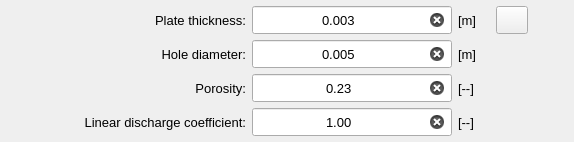
                   <widget class="QFrame" name="frame_7">
                    <property name="frameShape">
                     <enum>QFrame::NoFrame</enum>
                    </property>
                    <property name="frameShadow">
                     <enum>QFrame::Raised</enum>
                    </property>
                    <layout class="QGridLayout" name="gridLayout_9">
                     <property name="leftMargin">
                      <number>6</number>
                     </property>
                     <property name="topMargin">
                      <number>6</number>
                     </property>
                     <property name="rightMargin">
                      <number>6</number>
                     </property>
                     <property name="bottomMargin">
                      <number>6</number>
                     </property>
                     <property name="spacing">
                      <number>6</number>
                     </property>
                     <item row="2" column="1">
                      <widget class="QLabel" name="label_8">
                       <property name="minimumSize">
                        <size>
                         <width>200</width>
                         <height>0</height>
                        </size>
                       </property>
                       <property name="maximumSize">
                        <size>
                         <width>200</width>
                         <height>16777215</height>
                        </size>
                       </property>
                       <property name="font">
                        <font>
                         <pointsize>10</pointsize>
                        </font>
                       </property>
                       <property name="text">
                        <string>Hole diameter:</string>
                       </property>
                       <property name="alignment">
                        <set>Qt::AlignRight|Qt::AlignTrailing|Qt::AlignVCenter</set>
                       </property>
                      </widget>
                     </item>
                     <item row="5" column="4">
                      <widget class="QLabel" name="label_20">
                       <property name="minimumSize">
                        <size>
                         <width>32</width>
                         <height>0</height>
                        </size>
                       </property>
                       <property name="maximumSize">
                        <size>
                         <width>32</width>
                         <height>16777215</height>
                        </size>
                       </property>
                       <property name="font">
                        <font>
                         <pointsize>10</pointsize>
                        </font>
                       </property>
                       <property name="text">
                        <string>[--]</string>
                       </property>
                      </widget>
                     </item>
                     <item row="4" column="3">
                      <widget class="QLineEdit" name="lineEdit_porosity">
                       <property name="enabled">
                        <bool>true</bool>
                       </property>
                       <property name="minimumSize">
                        <size>
                         <width>200</width>
                         <height>28</height>
                        </size>
                       </property>
                       <property name="maximumSize">
                        <size>
                         <width>200</width>
                         <height>28</height>
                        </size>
                       </property>
                       <property name="font">
                        <font>
                         <pointsize>10</pointsize>
                        </font>
                       </property>
                       <property name="text">
                        <string>0.23</string>
                       </property>
                       <property name="alignment">
                        <set>Qt::AlignCenter</set>
                       </property>
                       <property name="clearButtonEnabled">
                        <bool>true</bool>
                       </property>
                      </widget>
                     </item>
                     <item row="0" column="4">
                      <widget class="QLabel" name="label_21">
                       <property name="minimumSize">
                        <size>
                         <width>32</width>
                         <height>0</height>
                        </size>
                       </property>
                       <property name="maximumSize">
                        <size>
                         <width>32</width>
                         <height>16777215</height>
                        </size>
                       </property>
                       <property name="font">
                        <font>
                         <pointsize>10</pointsize>
                        </font>
                       </property>
                       <property name="text">
                        <string>[m]</string>
                       </property>
                      </widget>
                     </item>
                     <item row="4" column="4">
                      <widget class="QLabel" name="label_19">
                       <property name="minimumSize">
                        <size>
                         <width>32</width>
                         <height>0</height>
                        </size>
                       </property>
                       <property name="maximumSize">
                        <size>
                         <width>32</width>
                         <height>16777215</height>
                        </size>
                       </property>
                       <property name="font">
                        <font>
                         <pointsize>10</pointsize>
                        </font>
                       </property>
                       <property name="text">
                        <string>[--]</string>
                       </property>
                      </widget>
                     </item>
                     <item row="4" column="1">
                      <widget class="QLabel" name="label_7">
                       <property name="minimumSize">
                        <size>
                         <width>200</width>
                         <height>0</height>
                        </size>
                       </property>
                       <property name="maximumSize">
                        <size>
                         <width>200</width>
                         <height>16777215</height>
                        </size>
                       </property>
                       <property name="font">
                        <font>
                         <pointsize>10</pointsize>
                        </font>
                       </property>
                       <property name="text">
                        <string>Porosity:</string>
                       </property>
                       <property name="alignment">
                        <set>Qt::AlignRight|Qt::AlignTrailing|Qt::AlignVCenter</set>
                       </property>
                      </widget>
                     </item>
                     <item row="5" column="3">
                      <widget class="QLineEdit" name="lineEdit_linear_discharge_coefficient">
                       <property name="enabled">
                        <bool>true</bool>
                       </property>
                       <property name="minimumSize">
                        <size>
                         <width>200</width>
                         <height>28</height>
                        </size>
                       </property>
                       <property name="maximumSize">
                        <size>
                         <width>200</width>
                         <height>28</height>
                        </size>
                       </property>
                       <property name="font">
                        <font>
                         <pointsize>10</pointsize>
                        </font>
                       </property>
                       <property name="toolTip">
                        <string>Linear discharge coefficient</string>
                       </property>
                       <property name="text">
                        <string>1.00</string>
                       </property>
                       <property name="alignment">
                        <set>Qt::AlignCenter</set>
                       </property>
                       <property name="clearButtonEnabled">
                        <bool>true</bool>
                       </property>
                      </widget>
                     </item>
                     <item row="0" column="0">
                      <spacer name="horizontalSpacer_8">
                       <property name="orientation">
                        <enum>Qt::Horizontal</enum>
                       </property>
                       <property name="sizeHint" stdset="0">
                        <size>
                         <width>40</width>
                         <height>20</height>
                        </size>
                       </property>
                      </spacer>
                     </item>
                     <item row="2" column="3">
                      <widget class="QLineEdit" name="lineEdit_hole_diameter">
                       <property name="minimumSize">
                        <size>
                         <width>200</width>
                         <height>28</height>
                        </size>
                       </property>
                       <property name="maximumSize">
                        <size>
                         <width>200</width>
                         <height>28</height>
                        </size>
                       </property>
                       <property name="font">
                        <font>
                         <pointsize>10</pointsize>
                        </font>
                       </property>
                       <property name="text">
                        <string>0.005</string>
                       </property>
                       <property name="alignment">
                        <set>Qt::AlignCenter</set>
                       </property>
                       <property name="clearButtonEnabled">
                        <bool>true</bool>
                       </property>
                      </widget>
                     </item>
                     <item row="5" column="1">
                      <widget class="QLabel" name="label_10">
                       <property name="minimumSize">
                        <size>
                         <width>200</width>
                         <height>0</height>
                        </size>
                       </property>
                       <property name="maximumSize">
                        <size>
                         <width>200</width>
                         <height>16777215</height>
                        </size>
                       </property>
                       <property name="font">
                        <font>
                         <pointsize>10</pointsize>
                        </font>
                       </property>
                       <property name="text">
                        <string>Linear discharge coefficient:</string>
                       </property>
                       <property name="alignment">
                        <set>Qt::AlignRight|Qt::AlignTrailing|Qt::AlignVCenter</set>
                       </property>
                      </widget>
                     </item>
                     <item row="0" column="1">
                      <widget class="QLabel" name="label_13">
                       <property name="minimumSize">
                        <size>
                         <width>200</width>
                         <height>0</height>
                        </size>
                       </property>
                       <property name="maximumSize">
                        <size>
                         <width>200</width>
                         <height>16777215</height>
                        </size>
                       </property>
                       <property name="font">
                        <font>
                         <pointsize>10</pointsize>
                        </font>
                       </property>
                       <property name="text">
                        <string>Plate thickness:</string>
                       </property>
                       <property name="alignment">
                        <set>Qt::AlignRight|Qt::AlignTrailing|Qt::AlignVCenter</set>
                       </property>
                      </widget>
                     </item>
                     <item row="2" column="4">
                      <widget class="QLabel" name="label_22">
                       <property name="minimumSize">
                        <size>
                         <width>32</width>
                         <height>0</height>
                        </size>
                       </property>
                       <property name="maximumSize">
                        <size>
                         <width>32</width>
                         <height>16777215</height>
                        </size>
                       </property>
                       <property name="font">
                        <font>
                         <pointsize>10</pointsize>
                        </font>
                       </property>
                       <property name="text">
                        <string>[m]</string>
                       </property>
                      </widget>
                     </item>
                     <item row="0" column="3">
                      <widget class="QLineEdit" name="lineEdit_plate_thickness">
                       <property name="enabled">
                        <bool>true</bool>
                       </property>
                       <property name="minimumSize">
                        <size>
                         <width>200</width>
                         <height>28</height>
                        </size>
                       </property>
                       <property name="maximumSize">
                        <size>
                         <width>200</width>
                         <height>28</height>
                        </size>
                       </property>
                       <property name="font">
                        <font>
                         <pointsize>10</pointsize>
                        </font>
                       </property>
                       <property name="text">
                        <string>0.003</string>
                       </property>
                       <property name="alignment">
                        <set>Qt::AlignCenter</set>
                       </property>
                       <property name="clearButtonEnabled">
                        <bool>true</bool>
                       </property>
                      </widget>
                     </item>
                     <item row="0" column="6">
                      <spacer name="horizontalSpacer">
                       <property name="orientation">
                        <enum>Qt::Horizontal</enum>
                       </property>
                       <property name="sizeHint" stdset="0">
                        <size>
                         <width>40</width>
                         <height>20</height>
                        </size>
                       </property>
                      </spacer>
                     </item>
                     <item row="0" column="5">
                      <widget class="QPushButton" name="pushButton_clean_inputs">
                       <property name="minimumSize">
                        <size>
                         <width>32</width>
                         <height>28</height>
                        </size>
                       </property>
                       <property name="maximumSize">
                        <size>
                         <width>32</width>
                         <height>28</height>
                        </size>
                       </property>
                       <property name="text">
                        <string/>
                       </property>
                       <property name="icon">
                        <iconset>
                         <normaloff>../../../../icons/broom.png</normaloff>../../../../icons/broom.png</iconset>
                       </property>
                       <property name="iconSize">
                        <size>
                         <width>18</width>
                         <height>18</height>
                        </size>
                       </property>
                      </widget>
                     </item>
                    </layout>
                   </widget>
